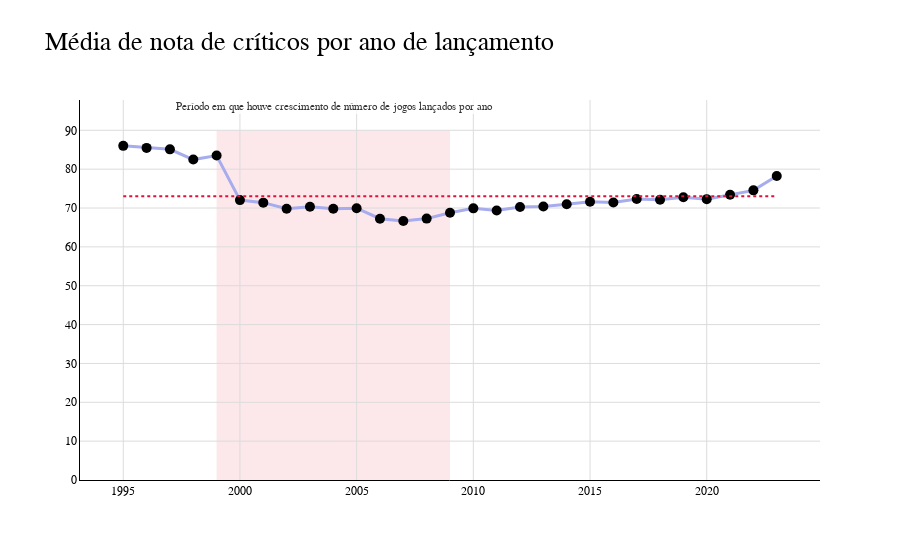

Notebook code cell kept with this figure:
### Code cell
mean_by_year = df \
    .groupby('year', as_index = False) \
    .agg({'metascore' : 'mean'}) \
    .rename(columns = {'metascore' : 'mean'})

fig = go.Figure(data=go.Scatter(x = mean_by_year['year'], 
                                y = mean_by_year['mean'],
                                mode = 'lines+markers',
                                marker = dict(
                                    color = 'black',
                                    size = 10),
                                line = dict(
                                    color = '#A6ACEC',
                                    width = 3)))
fig.add_shape(type = 'line',
              x0 = mean_by_year['year'].min(), y0 = round(mean_by_year['mean'].mean()), 
              x1 = mean_by_year['year'].max(), y1 = round(mean_by_year['mean'].mean()),
              line=dict(
                  color = 'crimson',
                  width = 2,
                  dash = 'dot'))

fig.add_vrect(
    x0 = 1999, 
    x1= 2009,
    y1 = 0.92,
    fillcolor = 'crimson', 
    opacity = 0.1,
    layer = 'below', 
    line_width=0,
)

fig.add_annotation(
    showarrow = False,
    x = 2004,
    y = 96,
    text = 
f''' Período em que houve crescimento de número de jogos lançados por ano''',
    font = dict(
        size = 11, 
        color = 'black', 
        family = 'Arial'),
    bordercolor = 'black',
    align = 'left',
    borderwidth = 0,
    borderpad = 1,
    bgcolor = 'white',
    opacity = 0.8
  )

fig.update_layout(
    title = dict(
    text = 'Média de nota de críticos por ano de lançamento',
    font = dict(
        color = 'black',
        size = 26,
        family = 'Arial')),
    plot_bgcolor = 'white',
    paper_bgcolor = 'white',
    showlegend = False)
fig.update_xaxes(showgrid = True, 
                 gridwidth = 1, 
                 gridcolor = '#DCDCDC', 
                 showline = True,
                 color = 'black',
                 linecolor = 'black',
                 tickfont = dict(
                     color = 'black',
                     family = 'Arial')) 
fig.update_yaxes(showgrid = True, 
                 gridwidth = 1,
                 gridcolor = '#DCDCDC',
                 showline = True,
                 color = 'black',
                 linecolor = 'black',
                 rangemode = 'tozero',
                 tickfont = dict(
                     color = 'black',
                     family = 'Arial'))
fig.show()

### Figure 1 — Plotly figure (JSON) as saved in the notebook; plotly's stock layout.template omitted (floating-point values rounded to 4 significant figures)
{"data": [{"line": {"color": "#A6ACEC", "width": 3}, "marker": {"color": "black", "size": 10}, "mode": "lines+markers", "type": "scatter", "x": [1995, 1996, 1997, 1998, 1999, 2000, 2001, 2002, 2003, 2004, 2005, 2006, 2007, 2008, 2009, 2010, 2011, 2012, 2013, 2014, 2015, 2016, 2017, 2018, 2019, 2020, 2021, 2022, 2023], "y": [86, 85.47, 85.1, 82.47, 83.5, 72.04, 71.38, 69.79, 70.34, 69.81, 69.96, 67.24, 66.64, 67.27, 68.78, 69.91, 69.38, 70.25, 70.37, 70.95, 71.6, 71.41, 72.31, 72.12, 72.79, 72.28, 73.42, 74.55, 78.26]}], "layout": {"annotations": [{"align": "left", "bgcolor": "white", "bordercolor": "black", "borderpad": 1, "borderwidth": 0, "font": {"color": "black", "family": "Arial", "size": 11}, "opacity": 0.8, "showarrow": false, "text": " Período em que houve crescimento de número de jogos lançados por ano", "x": 2004, "y": 96}], "paper_bgcolor": "white", "plot_bgcolor": "white", "shapes": [{"line": {"color": "crimson", "dash": "dot", "width": 2}, "type": "line", "x0": 1995, "x1": 2023, "y0": 73, "y1": 73}, {"fillcolor": "crimson", "layer": "below", "line": {"width": 0}, "opacity": 0.1, "type": "rect", "x0": 1999, "x1": 2009, "xref": "x", "y0": 0, "y1": 0.92, "yref": "y domain"}], "showlegend": false, "title": {"font": {"color": "black", "family": "Arial", "size": 26}, "text": "Média de nota de críticos por ano de lançamento"}, "xaxis": {"color": "black", "gridcolor": "#DCDCDC", "gridwidth": 1, "linecolor": "black", "showgrid": true, "showline": true, "tickfont": {"color": "black", "family": "Arial"}}, "yaxis": {"color": "black", "gridcolor": "#DCDCDC", "gridwidth": 1, "linecolor": "black", "rangemode": "tozero", "showgrid": true, "showline": true, "tickfont": {"color": "black", "family": "Arial"}}}}
